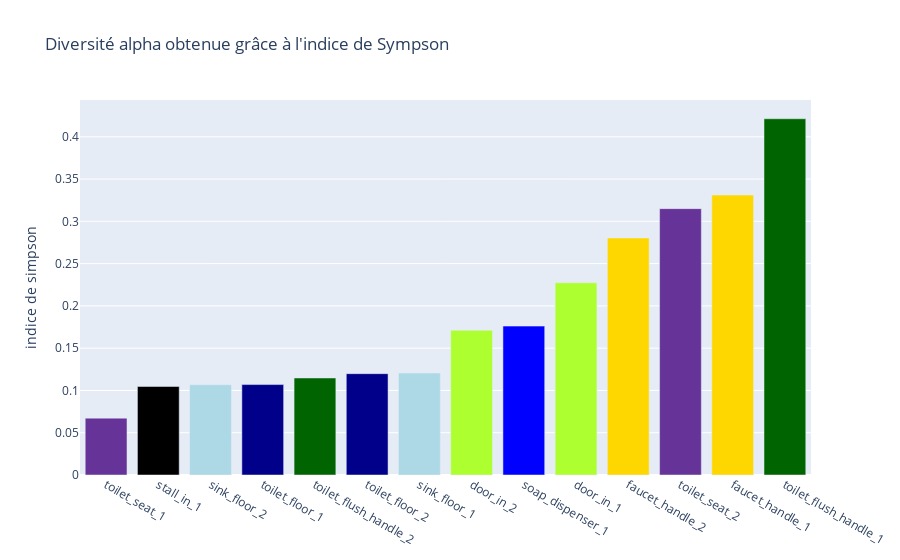

The notebook cell this image was saved under:
### Code cell
###OBJECTIF: Investigation sur l'apha diversité des échantillons
#Explication 
#Simpson's Index of Diversity D
#Cette valeur se situe entre 0 et 1. Plus la valeur est grand plus la diversité est grande

import plotly.graph_objects as go

matrice=df.groupby(by="genre").sum()
D= matrice.applymap(lambda x: x*(x-1)).sum().div(matrice.sum(axis=0)*(matrice.sum(axis=0)-1))
sympson_index= D
sympson_index=sympson_index.sort_values()
indexNamesArr = sympson_index.index.values
            
mes_couleurs = ['darkgreen',
                'gold', 
                'rebeccapurple','gold',  
                'greenyellow', 
                'blue','greenyellow','lightblue',
                'darkblue','darkgreen','darkblue',
                'lightblue','black','rebeccapurple']
mes_couleurs= mes_couleurs[::-1]

fig = go.Figure(go.Bar(
           y=sympson_index,
            x=indexNamesArr,
            marker=dict(
            color=mes_couleurs)))

fig.update_layout(title="Diversité alpha obtenue grâce à l'indice de Sympson" )
fig.update_yaxes(title="indice de simpson")
fig.show()

### Figure 1 — Plotly figure (JSON) as saved in the notebook; plotly's stock layout.template omitted (floating-point values rounded to 4 significant figures)
{"data": [{"marker": {"color": ["rebeccapurple", "black", "lightblue", "darkblue", "darkgreen", "darkblue", "lightblue", "greenyellow", "blue", "greenyellow", "gold", "rebeccapurple", "gold", "darkgreen"]}, "type": "bar", "x": ["toilet_seat_1", "stall_in_1", "sink_floor_2", "toilet_floor_1", "toilet_flush_handle_2", "toilet_floor_2", "sink_floor_1", "door_in_2", "soap_dispenser_1", "door_in_1", "faucet_handle_2", "toilet_seat_2", "faucet_handle_1", "toilet_flush_handle_1"], "y": [0.06725, 0.1047, 0.1067, 0.1069, 0.1147, 0.1198, 0.1206, 0.1711, 0.1761, 0.2273, 0.2804, 0.315, 0.3311, 0.4213]}], "layout": {"title": {"text": "Diversité alpha obtenue grâce à l'indice de Sympson"}, "yaxis": {"title": {"text": "indice de simpson"}}}}
